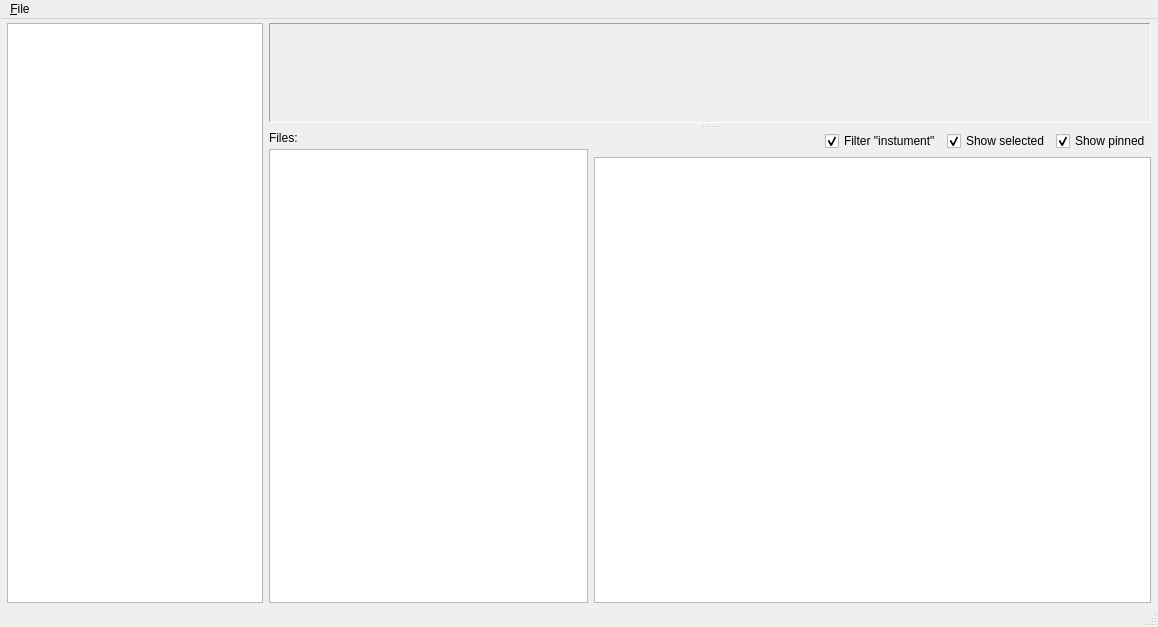
<?xml version="1.0" encoding="UTF-8"?>
<ui version="4.0">
 <class>kit_composer</class>
 <widget class="QMainWindow" name="kit_composer">
  <property name="geometry">
   <rect>
    <x>0</x>
    <y>0</y>
    <width>1158</width>
    <height>627</height>
   </rect>
  </property>
  <property name="windowTitle">
   <string>KitStarter</string>
  </property>
  <widget class="QWidget" name="centralwidget">
   <layout class="QHBoxLayout" name="horizontalLayout_2">
    <property name="leftMargin">
     <number>7</number>
    </property>
    <property name="topMargin">
     <number>4</number>
    </property>
    <property name="rightMargin">
     <number>7</number>
    </property>
    <property name="bottomMargin">
     <number>2</number>
    </property>
    <item>
     <widget class="QListWidget" name="lst_instruments">
      <property name="sizePolicy">
       <sizepolicy hsizetype="Fixed" vsizetype="Expanding">
        <horstretch>0</horstretch>
        <verstretch>0</verstretch>
       </sizepolicy>
      </property>
      <property name="iconSize">
       <size>
        <width>12</width>
        <height>12</height>
       </size>
      </property>
     </widget>
    </item>
    <item>
     <widget class="QSplitter" name="splitter">
      <property name="orientation">
       <enum>Qt::Vertical</enum>
      </property>
      <property name="handleWidth">
       <number>8</number>
      </property>
      <property name="childrenCollapsible">
       <bool>false</bool>
      </property>
      <widget class="QStackedWidget" name="stk_samples_widgets">
       <property name="minimumSize">
        <size>
         <width>0</width>
         <height>100</height>
        </size>
       </property>
       <property name="frameShape">
        <enum>QFrame::Panel</enum>
       </property>
       <property name="frameShadow">
        <enum>QFrame::Sunken</enum>
       </property>
       <property name="lineWidth">
        <number>1</number>
       </property>
       <widget class="QWidget" name="frm_instrument_settingsPage1"/>
      </widget>
      <widget class="QWidget" name="layoutWidget">
       <layout class="QHBoxLayout" name="bottom_right_layout" stretch="4,7">
        <item>
         <layout class="QVBoxLayout" name="files_layout">
          <property name="spacing">
           <number>4</number>
          </property>
          <item>
           <widget class="QLabel" name="lbl2">
            <property name="text">
             <string>Files:</string>
            </property>
           </widget>
          </item>
          <item>
           <widget class="QTreeView" name="tree_files">
            <property name="minimumSize">
             <size>
              <width>150</width>
              <height>0</height>
             </size>
            </property>
            <property name="selectionMode">
             <enum>QAbstractItemView::ExtendedSelection</enum>
            </property>
            <attribute name="headerVisible">
             <bool>false</bool>
            </attribute>
           </widget>
          </item>
         </layout>
        </item>
        <item>
         <layout class="QVBoxLayout" name="samples_layout">
          <item>
           <layout class="QHBoxLayout" name="horizontalLayout">
            <item>
             <spacer name="hzspc1">
              <property name="orientation">
               <enum>Qt::Horizontal</enum>
              </property>
              <property name="sizeHint" stdset="0">
               <size>
                <width>10</width>
                <height>20</height>
               </size>
              </property>
             </spacer>
            </item>
            <item>
             <widget class="QCheckBox" name="chk_filter_instrument">
              <property name="text">
               <string>Filter &quot;instument&quot;</string>
              </property>
              <property name="checked">
               <bool>true</bool>
              </property>
             </widget>
            </item>
            <item>
             <widget class="QCheckBox" name="chk_show_selected">
              <property name="text">
               <string>Show selected</string>
              </property>
              <property name="checked">
               <bool>true</bool>
              </property>
             </widget>
            </item>
            <item>
             <widget class="QCheckBox" name="chk_show_pinned">
              <property name="text">
               <string>Show pinned</string>
              </property>
              <property name="checked">
               <bool>true</bool>
              </property>
             </widget>
            </item>
           </layout>
          </item>
          <item>
           <widget class="QListWidget" name="lst_samples">
            <property name="selectionMode">
             <enum>QAbstractItemView::ExtendedSelection</enum>
            </property>
            <property name="iconSize">
             <size>
              <width>16</width>
              <height>16</height>
             </size>
            </property>
            <property name="isWrapping" stdset="0">
             <bool>true</bool>
            </property>
           </widget>
          </item>
         </layout>
        </item>
       </layout>
      </widget>
     </widget>
    </item>
   </layout>
  </widget>
  <widget class="QMenuBar" name="menubar">
   <property name="geometry">
    <rect>
     <x>0</x>
     <y>0</y>
     <width>1158</width>
     <height>22</height>
    </rect>
   </property>
   <widget class="QMenu" name="menu_File">
    <property name="title">
     <string>&amp;File</string>
    </property>
    <addaction name="action_new"/>
    <addaction name="action_open"/>
    <addaction name="action_save"/>
    <addaction name="action_save_as"/>
    <addaction name="action_exit"/>
   </widget>
   <addaction name="menu_File"/>
  </widget>
  <widget class="QStatusBar" name="statusbar"/>
  <action name="action_exit">
   <property name="text">
    <string>E&amp;xit</string>
   </property>
   <property name="shortcut">
    <string>Ctrl+Q</string>
   </property>
  </action>
  <action name="action_save">
   <property name="text">
    <string>&amp;Save</string>
   </property>
   <property name="shortcut">
    <string>Ctrl+S</string>
   </property>
  </action>
  <action name="action_save_as">
   <property name="text">
    <string>Save &amp;as ...</string>
   </property>
   <property name="shortcut">
    <string>Ctrl+Shift+A</string>
   </property>
  </action>
  <action name="action_new">
   <property name="text">
    <string>&amp;New</string>
   </property>
   <property name="shortcut">
    <string>Ctrl+N</string>
   </property>
  </action>
  <action name="action_open">
   <property name="text">
    <string>&amp;Open</string>
   </property>
   <property name="shortcut">
    <string>Ctrl+O</string>
   </property>
  </action>
 </widget>
 <resources/>
 <connections/>
</ui>
